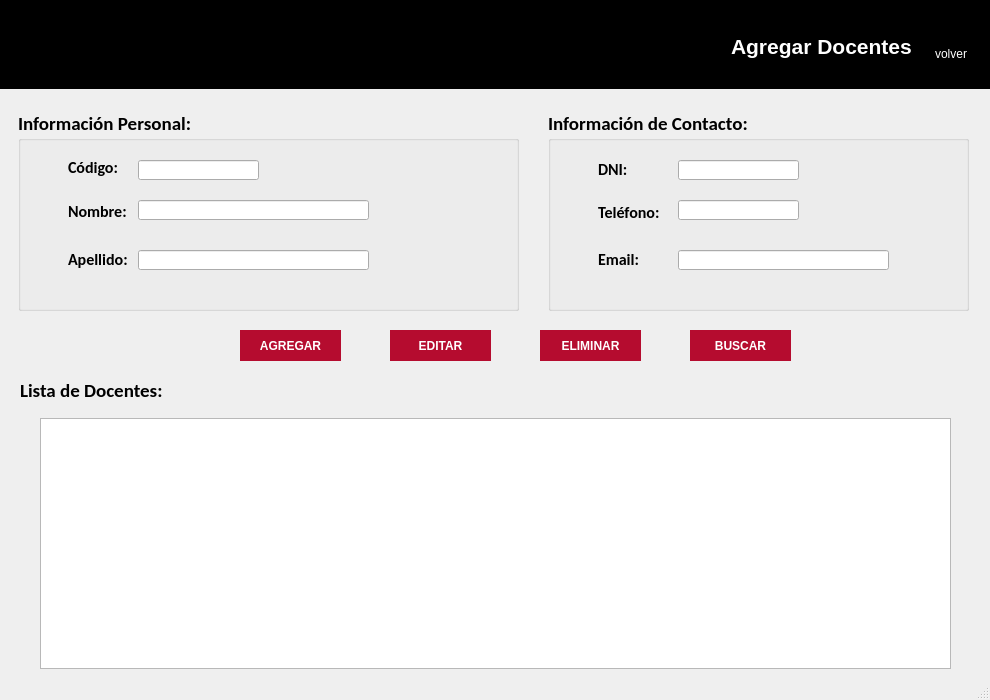
<?xml version="1.0" encoding="UTF-8"?>
<ui version="4.0">
 <class>MainWindow</class>
 <widget class="QMainWindow" name="MainWindow">
  <property name="geometry">
   <rect>
    <x>0</x>
    <y>0</y>
    <width>990</width>
    <height>700</height>
   </rect>
  </property>
  <property name="minimumSize">
   <size>
    <width>990</width>
    <height>700</height>
   </size>
  </property>
  <property name="maximumSize">
   <size>
    <width>990</width>
    <height>700</height>
   </size>
  </property>
  <property name="windowTitle">
   <string>Sistema Académico UTP - Agregar Docentes</string>
  </property>
  <property name="windowIcon">
   <iconset>
    <normaloff>Img/icono.jpg</normaloff>Img/icono.jpg</iconset>
  </property>
  <widget class="QWidget" name="centralwidget">
   <widget class="QGroupBox" name="groupBox">
    <property name="geometry">
     <rect>
      <x>18</x>
      <y>110</y>
      <width>501</width>
      <height>201</height>
     </rect>
    </property>
    <property name="font">
     <font>
      <family>Calibri</family>
      <pointsize>14</pointsize>
      <weight>75</weight>
      <bold>true</bold>
     </font>
    </property>
    <property name="title">
     <string>Información Personal:</string>
    </property>
    <widget class="QLabel" name="label">
     <property name="geometry">
      <rect>
       <x>50</x>
       <y>48</y>
       <width>51</width>
       <height>19</height>
      </rect>
     </property>
     <property name="font">
      <font>
       <pointsize>12</pointsize>
      </font>
     </property>
     <property name="text">
      <string>Código:</string>
     </property>
    </widget>
    <widget class="QLabel" name="label_2">
     <property name="geometry">
      <rect>
       <x>50</x>
       <y>92</y>
       <width>60</width>
       <height>19</height>
      </rect>
     </property>
     <property name="font">
      <font>
       <pointsize>12</pointsize>
      </font>
     </property>
     <property name="text">
      <string>Nombre:</string>
     </property>
    </widget>
    <widget class="QLabel" name="label_5">
     <property name="geometry">
      <rect>
       <x>50</x>
       <y>140</y>
       <width>61</width>
       <height>19</height>
      </rect>
     </property>
     <property name="font">
      <font>
       <pointsize>12</pointsize>
      </font>
     </property>
     <property name="text">
      <string>Apellido:</string>
     </property>
    </widget>
    <widget class="QLineEdit" name="txtCodigo">
     <property name="geometry">
      <rect>
       <x>120</x>
       <y>50</y>
       <width>121</width>
       <height>20</height>
      </rect>
     </property>
     <property name="font">
      <font>
       <pointsize>12</pointsize>
       <weight>50</weight>
       <bold>false</bold>
      </font>
     </property>
    </widget>
    <widget class="QLineEdit" name="txtNombre">
     <property name="geometry">
      <rect>
       <x>120</x>
       <y>90</y>
       <width>231</width>
       <height>20</height>
      </rect>
     </property>
     <property name="font">
      <font>
       <pointsize>12</pointsize>
       <weight>50</weight>
       <bold>false</bold>
      </font>
     </property>
    </widget>
    <widget class="QLineEdit" name="txtApellido">
     <property name="geometry">
      <rect>
       <x>120</x>
       <y>140</y>
       <width>231</width>
       <height>20</height>
      </rect>
     </property>
     <property name="font">
      <font>
       <pointsize>12</pointsize>
       <weight>50</weight>
       <bold>false</bold>
      </font>
     </property>
    </widget>
   </widget>
   <widget class="QTableWidget" name="tblDocentes">
    <property name="geometry">
     <rect>
      <x>40</x>
      <y>418</y>
      <width>911</width>
      <height>251</height>
     </rect>
    </property>
   </widget>
   <widget class="QPushButton" name="btnAgregar">
    <property name="geometry">
     <rect>
      <x>240</x>
      <y>330</y>
      <width>101</width>
      <height>31</height>
     </rect>
    </property>
    <property name="font">
     <font>
      <weight>75</weight>
      <bold>true</bold>
     </font>
    </property>
    <property name="cursor">
     <cursorShape>PointingHandCursor</cursorShape>
    </property>
    <property name="styleSheet">
     <string notr="true">QPushButton{
	color: rgb(255, 255, 255);
	border: none;
	background-color: rgb(181, 12, 47);
}

QPushButton:hover{
	background-color: rgb(218, 13, 58);
}</string>
    </property>
    <property name="text">
     <string>AGREGAR</string>
    </property>
   </widget>
   <widget class="QWidget" name="widget" native="true">
    <property name="geometry">
     <rect>
      <x>0</x>
      <y>-2</y>
      <width>991</width>
      <height>91</height>
     </rect>
    </property>
    <property name="styleSheet">
     <string notr="true">background-color: rgb(0, 0, 0);</string>
    </property>
    <widget class="QLabel" name="logo_2">
     <property name="geometry">
      <rect>
       <x>20</x>
       <y>30</y>
       <width>111</width>
       <height>41</height>
      </rect>
     </property>
     <property name="text">
      <string/>
     </property>
     <property name="pixmap">
      <pixmap>../../Proyecto/Gestion_Alumnos/UI/img/icono.png</pixmap>
     </property>
     <property name="scaledContents">
      <bool>true</bool>
     </property>
    </widget>
    <widget class="QWidget" name="layoutWidget">
     <property name="geometry">
      <rect>
       <x>731</x>
       <y>20</y>
       <width>244</width>
       <height>57</height>
      </rect>
     </property>
     <layout class="QHBoxLayout" name="horizontalLayout">
      <property name="spacing">
       <number>15</number>
      </property>
      <item>
       <widget class="QLabel" name="label_10">
        <property name="text">
         <string>&lt;html&gt;&lt;head/&gt;&lt;body&gt;&lt;p&gt;&lt;span style=&quot; font-size:16pt; font-weight:600; color:#ffffff;&quot;&gt;Agregar Docentes&lt;/span&gt;&lt;/p&gt;&lt;/body&gt;&lt;/html&gt;</string>
        </property>
       </widget>
      </item>
      <item>
       <layout class="QVBoxLayout" name="verticalLayout">
        <property name="spacing">
         <number>0</number>
        </property>
        <item>
         <widget class="QPushButton" name="btnVolver">
          <property name="cursor">
           <cursorShape>PointingHandCursor</cursorShape>
          </property>
          <property name="styleSheet">
           <string notr="true">background-color: none;
border:none</string>
          </property>
          <property name="icon">
           <iconset>
            <normaloff>../../Proyecto/Gestion_Alumnos/UI/img/cerrarSesion.png</normaloff>../../Proyecto/Gestion_Alumnos/UI/img/cerrarSesion.png</iconset>
          </property>
          <property name="iconSize">
           <size>
            <width>35</width>
            <height>35</height>
           </size>
          </property>
         </widget>
        </item>
        <item>
         <widget class="QLabel" name="txtSalir">
          <property name="cursor">
           <cursorShape>PointingHandCursor</cursorShape>
          </property>
          <property name="styleSheet">
           <string notr="true">color: rgb(255, 255, 255);</string>
          </property>
          <property name="text">
           <string>volver</string>
          </property>
          <property name="alignment">
           <set>Qt::AlignCenter</set>
          </property>
         </widget>
        </item>
       </layout>
      </item>
     </layout>
    </widget>
   </widget>
   <widget class="QGroupBox" name="groupBox_2">
    <property name="geometry">
     <rect>
      <x>548</x>
      <y>110</y>
      <width>421</width>
      <height>201</height>
     </rect>
    </property>
    <property name="font">
     <font>
      <family>Calibri</family>
      <pointsize>14</pointsize>
      <weight>75</weight>
      <bold>true</bold>
     </font>
    </property>
    <property name="title">
     <string>Información de Contacto:</string>
    </property>
    <widget class="QLabel" name="label_7">
     <property name="geometry">
      <rect>
       <x>50</x>
       <y>93</y>
       <width>63</width>
       <height>19</height>
      </rect>
     </property>
     <property name="font">
      <font>
       <pointsize>12</pointsize>
      </font>
     </property>
     <property name="text">
      <string>Teléfono:</string>
     </property>
    </widget>
    <widget class="QLabel" name="label_8">
     <property name="geometry">
      <rect>
       <x>50</x>
       <y>50</y>
       <width>29</width>
       <height>19</height>
      </rect>
     </property>
     <property name="font">
      <font>
       <pointsize>12</pointsize>
      </font>
     </property>
     <property name="text">
      <string>DNI:</string>
     </property>
    </widget>
    <widget class="QLabel" name="label_11">
     <property name="geometry">
      <rect>
       <x>50</x>
       <y>140</y>
       <width>41</width>
       <height>19</height>
      </rect>
     </property>
     <property name="font">
      <font>
       <pointsize>12</pointsize>
      </font>
     </property>
     <property name="text">
      <string>Email:</string>
     </property>
    </widget>
    <widget class="QLineEdit" name="txtDNI">
     <property name="geometry">
      <rect>
       <x>130</x>
       <y>50</y>
       <width>121</width>
       <height>20</height>
      </rect>
     </property>
     <property name="font">
      <font>
       <pointsize>12</pointsize>
       <weight>50</weight>
       <bold>false</bold>
      </font>
     </property>
    </widget>
    <widget class="QLineEdit" name="txtTelefono">
     <property name="geometry">
      <rect>
       <x>130</x>
       <y>90</y>
       <width>121</width>
       <height>20</height>
      </rect>
     </property>
     <property name="font">
      <font>
       <pointsize>12</pointsize>
       <weight>50</weight>
       <bold>false</bold>
      </font>
     </property>
    </widget>
    <widget class="QLineEdit" name="txtEmail">
     <property name="geometry">
      <rect>
       <x>130</x>
       <y>140</y>
       <width>211</width>
       <height>20</height>
      </rect>
     </property>
     <property name="font">
      <font>
       <pointsize>12</pointsize>
       <weight>50</weight>
       <bold>false</bold>
      </font>
     </property>
    </widget>
   </widget>
   <widget class="QPushButton" name="btnEliminar">
    <property name="geometry">
     <rect>
      <x>540</x>
      <y>330</y>
      <width>101</width>
      <height>31</height>
     </rect>
    </property>
    <property name="font">
     <font>
      <weight>75</weight>
      <bold>true</bold>
     </font>
    </property>
    <property name="cursor">
     <cursorShape>PointingHandCursor</cursorShape>
    </property>
    <property name="styleSheet">
     <string notr="true">QPushButton{
	color: rgb(255, 255, 255);
	border: none;
	background-color: rgb(181, 12, 47);
}

QPushButton:hover{
	background-color: rgb(218, 13, 58);
}</string>
    </property>
    <property name="text">
     <string>ELIMINAR</string>
    </property>
   </widget>
   <widget class="QLabel" name="label_9">
    <property name="geometry">
     <rect>
      <x>20</x>
      <y>379</y>
      <width>175</width>
      <height>23</height>
     </rect>
    </property>
    <property name="font">
     <font>
      <family>Calibri</family>
      <pointsize>14</pointsize>
      <weight>75</weight>
      <bold>true</bold>
     </font>
    </property>
    <property name="text">
     <string>Lista de Docentes:</string>
    </property>
   </widget>
   <widget class="QPushButton" name="btnEditar">
    <property name="geometry">
     <rect>
      <x>390</x>
      <y>330</y>
      <width>101</width>
      <height>31</height>
     </rect>
    </property>
    <property name="font">
     <font>
      <weight>75</weight>
      <bold>true</bold>
     </font>
    </property>
    <property name="cursor">
     <cursorShape>PointingHandCursor</cursorShape>
    </property>
    <property name="styleSheet">
     <string notr="true">QPushButton{
	color: rgb(255, 255, 255);
	border: none;
	background-color: rgb(181, 12, 47);
}

QPushButton:hover{
	background-color: rgb(218, 13, 58);
}</string>
    </property>
    <property name="text">
     <string>EDITAR</string>
    </property>
   </widget>
   <widget class="QPushButton" name="btnBuscar">
    <property name="geometry">
     <rect>
      <x>690</x>
      <y>330</y>
      <width>101</width>
      <height>31</height>
     </rect>
    </property>
    <property name="font">
     <font>
      <weight>75</weight>
      <bold>true</bold>
     </font>
    </property>
    <property name="cursor">
     <cursorShape>PointingHandCursor</cursorShape>
    </property>
    <property name="styleSheet">
     <string notr="true">QPushButton{
	color: rgb(255, 255, 255);
	border: none;
	background-color: rgb(181, 12, 47);
}

QPushButton:hover{
	background-color: rgb(218, 13, 58);
}</string>
    </property>
    <property name="text">
     <string>BUSCAR</string>
    </property>
   </widget>
  </widget>
  <widget class="QStatusBar" name="statusbar"/>
 </widget>
 <resources/>
 <connections/>
</ui>
